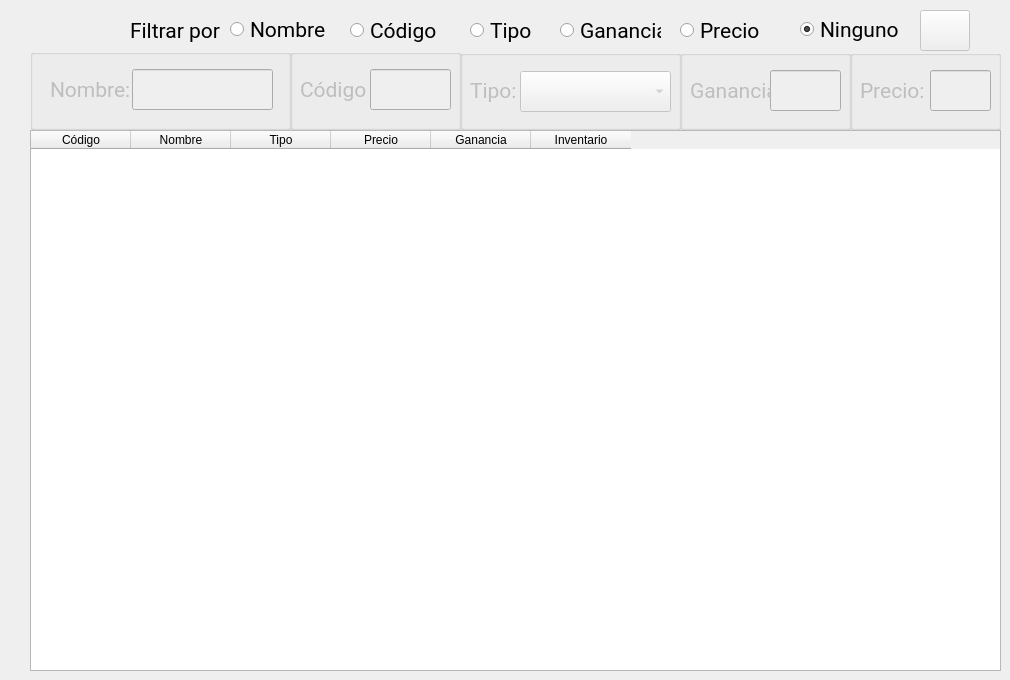
      <widget class="QWidget" name="tab_7">
       <attribute name="title">
        <string>Admin</string>
       </attribute>
       <widget class="QRadioButton" name="radioButton_6">
        <property name="geometry">
         <rect>
          <x>230</x>
          <y>9</y>
          <width>101</width>
          <height>41</height>
         </rect>
        </property>
        <property name="font">
         <font>
          <family>Roboto</family>
          <pointsize>16</pointsize>
         </font>
        </property>
        <property name="text">
         <string>Nombre</string>
        </property>
       </widget>
       <widget class="QGroupBox" name="groupBox_5">
        <property name="enabled">
         <bool>false</bool>
        </property>
        <property name="geometry">
         <rect>
          <x>30</x>
          <y>49</y>
          <width>261</width>
          <height>81</height>
         </rect>
        </property>
        <property name="title">
         <string/>
        </property>
        <widget class="QLabel" name="label_12">
         <property name="geometry">
          <rect>
           <x>20</x>
           <y>20</y>
           <width>81</width>
           <height>41</height>
          </rect>
         </property>
         <property name="font">
          <font>
           <family>Roboto</family>
           <pointsize>16</pointsize>
          </font>
         </property>
         <property name="text">
          <string>Nombre: </string>
         </property>
        </widget>
        <widget class="QLineEdit" name="lineEdit_10">
         <property name="geometry">
          <rect>
           <x>102</x>
           <y>20</y>
           <width>141</width>
           <height>41</height>
          </rect>
         </property>
         <property name="font">
          <font>
           <family>Roboto</family>
           <pointsize>14</pointsize>
          </font>
         </property>
        </widget>
       </widget>
       <widget class="QGroupBox" name="groupBox_6">
        <property name="enabled">
         <bool>false</bool>
        </property>
        <property name="geometry">
         <rect>
          <x>290</x>
          <y>49</y>
          <width>171</width>
          <height>81</height>
         </rect>
        </property>
        <property name="title">
         <string/>
        </property>
        <widget class="QLabel" name="label_15">
         <property name="geometry">
          <rect>
           <x>10</x>
           <y>20</y>
           <width>71</width>
           <height>41</height>
          </rect>
         </property>
         <property name="font">
          <font>
           <family>Roboto</family>
           <pointsize>16</pointsize>
          </font>
         </property>
         <property name="text">
          <string>Código</string>
         </property>
        </widget>
        <widget class="QLineEdit" name="lineEdit_11">
         <property name="geometry">
          <rect>
           <x>80</x>
           <y>20</y>
           <width>81</width>
           <height>41</height>
          </rect>
         </property>
         <property name="font">
          <font>
           <family>Roboto</family>
           <pointsize>14</pointsize>
          </font>
         </property>
        </widget>
       </widget>
       <widget class="QRadioButton" name="radioButton_8">
        <property name="geometry">
         <rect>
          <x>470</x>
          <y>10</y>
          <width>71</width>
          <height>41</height>
         </rect>
        </property>
        <property name="font">
         <font>
          <family>Roboto</family>
          <pointsize>16</pointsize>
         </font>
        </property>
        <property name="text">
         <string>Tipo</string>
        </property>
       </widget>
       <widget class="QGroupBox" name="groupBox_9">
        <property name="enabled">
         <bool>false</bool>
        </property>
        <property name="geometry">
         <rect>
          <x>850</x>
          <y>50</y>
          <width>151</width>
          <height>80</height>
         </rect>
        </property>
        <property name="title">
         <string/>
        </property>
        <widget class="QLineEdit" name="lineEdit_12">
         <property name="geometry">
          <rect>
           <x>80</x>
           <y>20</y>
           <width>61</width>
           <height>41</height>
          </rect>
         </property>
         <property name="font">
          <font>
           <family>Roboto</family>
           <pointsize>14</pointsize>
          </font>
         </property>
        </widget>
        <widget class="QLabel" name="label_18">
         <property name="geometry">
          <rect>
           <x>10</x>
           <y>20</y>
           <width>71</width>
           <height>41</height>
          </rect>
         </property>
         <property name="font">
          <font>
           <family>Roboto</family>
           <pointsize>16</pointsize>
          </font>
         </property>
         <property name="text">
          <string>Precio: </string>
         </property>
        </widget>
       </widget>
       <widget class="QRadioButton" name="radioButton_9">
        <property name="geometry">
         <rect>
          <x>560</x>
          <y>10</y>
          <width>101</width>
          <height>41</height>
         </rect>
        </property>
        <property name="font">
         <font>
          <family>Roboto</family>
          <pointsize>16</pointsize>
         </font>
        </property>
        <property name="text">
         <string>Ganancia</string>
        </property>
       </widget>
       <widget class="QRadioButton" name="radioButton_10">
        <property name="geometry">
         <rect>
          <x>680</x>
          <y>10</y>
          <width>101</width>
          <height>41</height>
         </rect>
        </property>
        <property name="font">
         <font>
          <family>Roboto</family>
          <pointsize>16</pointsize>
         </font>
        </property>
        <property name="text">
         <string>Precio</string>
        </property>
       </widget>
       <widget class="QLabel" name="label_5">
        <property name="geometry">
         <rect>
          <x>130</x>
          <y>10</y>
          <width>91</width>
          <height>41</height>
         </rect>
        </property>
        <property name="font">
         <font>
          <family>Roboto</family>
          <pointsize>16</pointsize>
         </font>
        </property>
        <property name="text">
         <string>Filtrar por:</string>
        </property>
       </widget>
       <widget class="QRadioButton" name="radioButton_7">
        <property name="geometry">
         <rect>
          <x>350</x>
          <y>10</y>
          <width>101</width>
          <height>41</height>
         </rect>
        </property>
        <property name="font">
         <font>
          <family>Roboto</family>
          <pointsize>16</pointsize>
         </font>
        </property>
        <property name="text">
         <string>Código</string>
        </property>
       </widget>
       <widget class="QGroupBox" name="groupBox_7">
        <property name="enabled">
         <bool>false</bool>
        </property>
        <property name="geometry">
         <rect>
          <x>460</x>
          <y>50</y>
          <width>221</width>
          <height>80</height>
         </rect>
        </property>
        <property name="title">
         <string/>
        </property>
        <widget class="QComboBox" name="comboBox_4">
         <property name="geometry">
          <rect>
           <x>60</x>
           <y>21</y>
           <width>151</width>
           <height>41</height>
          </rect>
         </property>
        </widget>
        <widget class="QLabel" name="label_17">
         <property name="geometry">
          <rect>
           <x>10</x>
           <y>20</y>
           <width>51</width>
           <height>41</height>
          </rect>
         </property>
         <property name="font">
          <font>
           <family>Roboto</family>
           <pointsize>16</pointsize>
          </font>
         </property>
         <property name="text">
          <string>Tipo: </string>
         </property>
        </widget>
       </widget>
       <widget class="QRadioButton" name="radioButton_11">
        <property name="geometry">
         <rect>
          <x>800</x>
          <y>9</y>
          <width>101</width>
          <height>41</height>
         </rect>
        </property>
        <property name="font">
         <font>
          <family>Roboto</family>
          <pointsize>16</pointsize>
         </font>
        </property>
        <property name="text">
         <string>Ninguno</string>
        </property>
        <property name="checked">
         <bool>true</bool>
        </property>
       </widget>
       <widget class="QGroupBox" name="groupBox_10">
        <property name="enabled">
         <bool>false</bool>
        </property>
        <property name="geometry">
         <rect>
          <x>680</x>
          <y>50</y>
          <width>171</width>
          <height>80</height>
         </rect>
        </property>
        <property name="title">
         <string/>
        </property>
        <widget class="QLineEdit" name="lineEdit_14">
         <property name="geometry">
          <rect>
           <x>90</x>
           <y>20</y>
           <width>71</width>
           <height>41</height>
          </rect>
         </property>
         <property name="font">
          <font>
           <family>Roboto</family>
           <pointsize>14</pointsize>
          </font>
         </property>
        </widget>
        <widget class="QLabel" name="label_20">
         <property name="geometry">
          <rect>
           <x>10</x>
           <y>20</y>
           <width>81</width>
           <height>41</height>
          </rect>
         </property>
         <property name="font">
          <font>
           <family>Roboto</family>
           <pointsize>16</pointsize>
          </font>
         </property>
         <property name="text">
          <string>Ganancia</string>
         </property>
        </widget>
       </widget>
       <widget class="QTableWidget" name="tableWidget_2">
        <property name="geometry">
         <rect>
          <x>30</x>
          <y>130</y>
          <width>971</width>
          <height>541</height>
         </rect>
        </property>
        <column>
         <property name="text">
          <string>Código</string>
         </property>
        </column>
        <column>
         <property name="text">
          <string>Nombre</string>
         </property>
        </column>
        <column>
         <property name="text">
          <string>Tipo</string>
         </property>
        </column>
        <column>
         <property name="text">
          <string>Precio</string>
         </property>
        </column>
        <column>
         <property name="text">
          <string>Ganancia</string>
         </property>
        </column>
        <column>
         <property name="text">
          <string>Inventario</string>
         </property>
        </column>
       </widget>
       <widget class="QPushButton" name="pushButton_19">
        <property name="enabled">
         <bool>false</bool>
        </property>
        <property name="geometry">
         <rect>
          <x>920</x>
          <y>10</y>
          <width>50</width>
          <height>41</height>
         </rect>
        </property>
        <property name="text">
         <string/>
        </property>
        <property name="icon">
         <iconset resource="icons.qrc">
          <normaloff>:/icons/search.png</normaloff>:/icons/search.png</iconset>
        </property>
       </widget>
      </widget>
